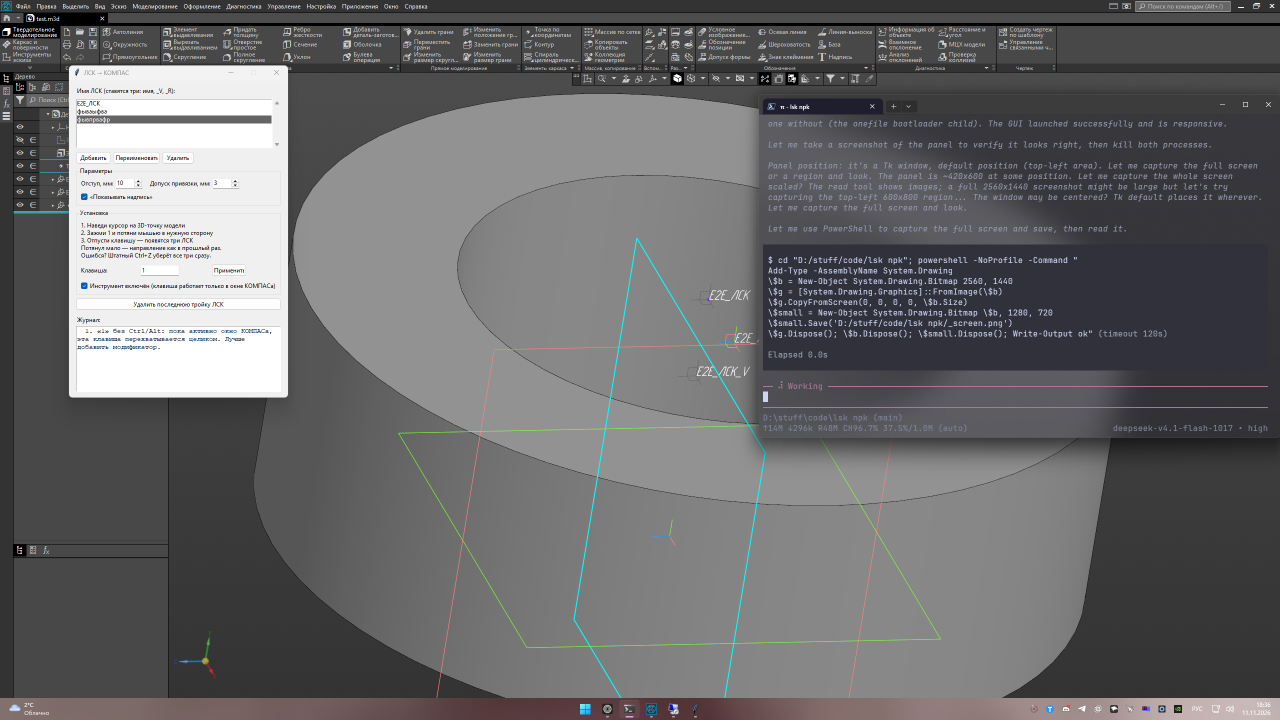
#> input picture _screen.png, 1280 x 720 px
$ python make_icon.py ../_screen.png
#> lines starting #> are read from the running program, lines starting #| are printed output that depends on the picture
"""Сделать аккуратный многоразмерный `icon.ico` из картинки.

    python tools/make_icon.py картинка.png            # -> icon.ico
    python tools/make_icon.py картинка.png --plate    # с светлой подложкой
    python tools/make_icon.py картинка.png out.ico    # свой путь

Почему не просто `PIL.save('ico', sizes=...)`: каждый размер считается
**из исходника** (а не из уменьшенной копии) и для мелких размеров
дополнительно повышается резкость — иначе на 16x16 получается «мыло».
Подложка (`--plate`) нужна, если рисунок тёмный/тонкий: без неё иконка
теряется на тёмной панели задач и в заголовке окна.
"""

from __future__ import annotations

import io
import struct
import sys
from pathlib import Path

from PIL import Image, ImageDraw, ImageFilter

SIZES = (16, 24, 32, 48, 64, 128, 256)
PROJECT_ROOT = Path(__file__).resolve().parent.parent


def _rounded_plate(size: int, colour=(245, 246, 248, 255), radius_ratio: float = 0.22):
    """Светлая скруглённая подложка под рисунок."""
    image = Image.new("RGBA", (size, size), (0, 0, 0, 0))
    draw = ImageDraw.Draw(image)
    radius = max(2, int(size * radius_ratio))
    draw.rounded_rectangle((0, 0, size - 1, size - 1), radius=radius, fill=colour)
    return image


def _prepare_source(path: Path, plate: bool) -> Image.Image:
    image = Image.open(path).convert("RGBA")
    side = max(image.size)
    square = Image.new("RGBA", (side, side), (0, 0, 0, 0))
    square.paste(image, ((side - image.width) // 2, (side - image.height) // 2))
    if plate:
        plate_image = _rounded_plate(side)
        # рисунок чуть уменьшаем, чтобы были поля
        inner = int(side * 0.86)
        art = square.resize((inner, inner), Image.LANCZOS)
        offset = (side - inner) // 2
        plate_image.alpha_composite(art, (offset, offset))
        square = plate_image
    return square


def _render(source: Image.Image, size: int) -> Image.Image:
    """Один размер: из исходника, с повышением резкости для мелких."""
    image = source.resize((size, size), Image.LANCZOS)
    if size <= 48:
        # при сильном уменьшении тонкие линии «мылятся» — подчёркиваем края
        image = image.filter(
            ImageFilter.UnsharpMask(radius=0.6, percent=120 if size <= 24 else 70, threshold=1)
        )
    return image


def _bmp_entry(image: Image.Image) -> bytes:
    """Запись .ico в формате DIB (BMP): так его понимают Проводник и Tk.

    PNG-блоки внутри .ico Windows показывает только для 256x256, поэтому мелкие
    размеры пишем как классический 32-битный BMP с AND-маской.
    """
    size = image.width
    pixels = image.convert("RGBA").load()
    header = struct.pack("<IiiHHIIiiII", 40, size, size * 2, 1, 32, 0, 0, 0, 0, 0, 0)
    rows = bytearray()
    for y in range(size - 1, -1, -1):  # снизу вверх
        for x in range(size):
            r, g, b, a = pixels[x, y]
            rows += bytes((b, g, r, a))
    mask_row = ((size + 31) // 32) * 4
    mask = bytearray()
    for y in range(size - 1, -1, -1):  # маска прозрачности, 1 бит на пиксель
        bits = bytearray(mask_row)
        for x in range(size):
            if pixels[x, y][3] == 0:
                bits[x // 8] |= 0x80 >> (x % 8)
        mask += bits
    return header + bytes(rows) + bytes(mask)


def _write_ico(images: dict[int, Image.Image], path: Path) -> None:
    """Собрать .ico: BMP-блоки для размеров <= 64, PNG для 128/256."""
    entries: list[tuple[int, bytes]] = []
    for size in sorted(images):
        image = images[size]
        if size >= 128:
            buffer = io.BytesIO()
            image.save(buffer, format="PNG", optimize=True)
            data = buffer.getvalue()
        else:
            data = _bmp_entry(image)
        entries.append((size, data))

    header = struct.pack("<HHH", 0, 1, len(entries))
    offset = 6 + 16 * len(entries)
    directory = b""
    blobs = b""
    for size, data in entries:
        edge = 0 if size >= 256 else size
        directory += struct.pack("<BBBBHHII", edge, edge, 0, 0, 1, 32, len(data), offset)
        offset += len(data)
        blobs += data
    path.write_bytes(header + directory + blobs)


def make_icon(source_path: str | Path, target: str | Path | None = None,
              plate: bool = False) -> Path:
    src = Path(source_path)
    if not src.is_file():
        raise SystemExit(f"нет файла: {src}")
    dst = Path(target) if target else PROJECT_ROOT / "icon.ico"

    prepared = _prepare_source(src, plate)
#> in _prepare_source, image is the input picture: PIL image 1280x720 RGBA; mean R, G, B, A 104.7, 104.4, 105.8, 255
#> in _prepare_source, `square = Image.new("RGBA", (side, side), (0, 0, 0, 0))`: square: PIL image 1280x1280 RGBA; every value is 0
#> in _prepare_source, `square.paste(image, ((side - image.width) // 2, (side - image.height) ..`:
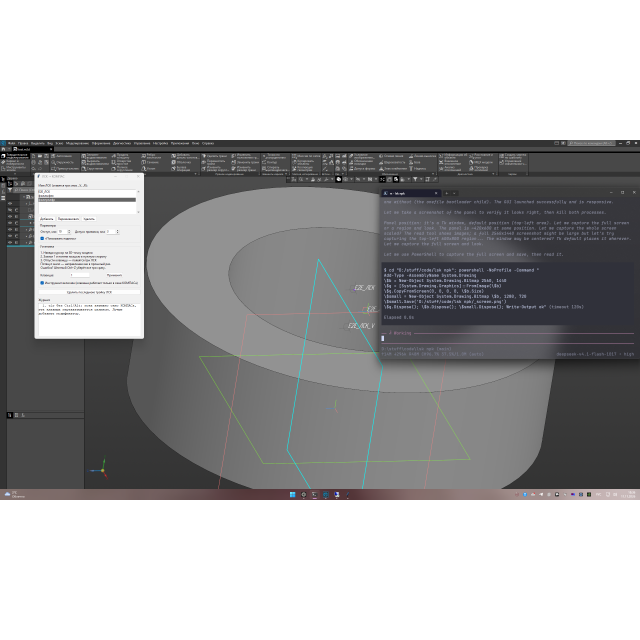
#> square: PIL image 1280x1280 RGBA (shown at 1/2 size); mean R, G, B, A 58.9, 58.7, 59.5, 143.4; transparent parts drawn white
    if prepared.width < 256:
        print(f"! исходник {prepared.width}x{prepared.height} — мелковато, будет мыло")

    images = {size: _render(prepared, size) for size in SIZES}
#> in _render (call 5), `image = source.resize((size, size), Image.LANCZOS)`:
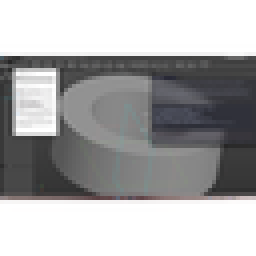
#> image: PIL image 64x64 RGBA (shown 4 times larger); mean R, G, B, A 64.5, 63, 63.5, 143.4; transparent parts drawn white
#> in _render (call 6), `image = source.resize((size, size), Image.LANCZOS)`:
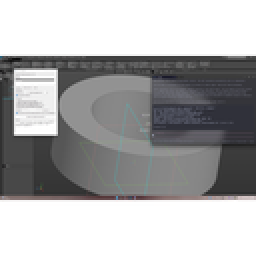
#> image: PIL image 128x128 RGBA (shown 2 times larger); mean R, G, B, A 61.5, 60.6, 61.3, 143.4; transparent parts drawn white
#> in _render (call 7), `image = source.resize((size, size), Image.LANCZOS)`:
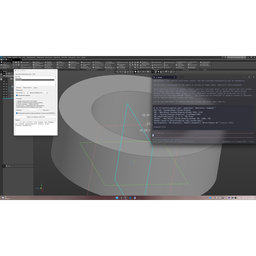
#> image: PIL image 256x256 RGBA; mean R, G, B, A 60.1, 59.6, 60.4, 143.4; transparent parts drawn white
#> images = 7 items
    _write_ico(images, dst)
#> the loop in _write_ico, `for size in sorted(images):` made 7 passes
#> mask_row in _bmp_entry on passes 1 to 5: 4, 4, 4, 8, 8
#> in _write_ico, `offset = 6 + 16 * len(entries)`: offset = 118
#> the loop in _write_ico, `for size, data in entries:` made 7 passes
#> (size, edge, offset) on passes 1 to 7: (16, 16, 1246), (24, 24, 3686), (32, 32, 7950), (48, 48, 17590), (64, 64, 34526), (128, 128, 45843), (256, 0, 81339)
#> after the loop in _write_ico, `for size, data in entries:`: offset = 81339
    # отдельный PNG для иконки окна: Tk не умеет PNG внутри .ico
    window_png = dst.with_name("icon_32.png")
    images[32].save(window_png, format="PNG")
    print(
        f"готово: {dst} и {window_png.name}  "
        f"({', '.join(str(s) for s in SIZES)}; подложка: {'да' if plate else 'нет'})"
    )
    return dst


def preview(source_path: str | Path, plate: bool = False, out: str = "icon_preview.png") -> Path:
    """Картинка-проверка: как иконка выглядит в мелких размерах, крупно и на фоне."""
#> called with source_path = '../_screen.png', plate = False, out = 'icon_preview.png'
    prepared = _prepare_source(Path(source_path), plate)
    sizes = (16, 24, 32, 48)
    scale = 8
    cell = max(sizes) * scale
    gap = 12
    width = cell * len(sizes) + gap * (len(sizes) + 1)
    height = cell + gap * 2
    sheet = Image.new("RGBA", (width, height), (32, 34, 40, 255))
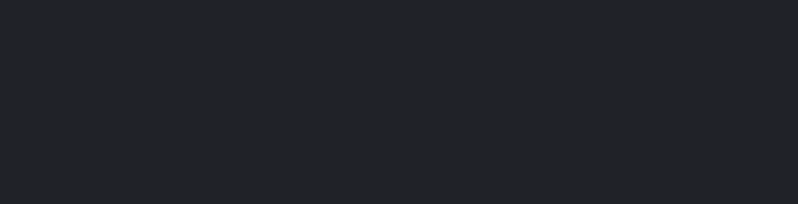
#> sheet: PIL image 1596x408 RGBA (shown at 1/2 size); mean R, G, B, A 32, 34, 40, 255
    x = gap
    for size in sizes:
        image = _render(prepared, size).resize((size * scale, size * scale), Image.NEAREST)
        sheet.alpha_composite(image, (x, gap))
        x += cell + gap
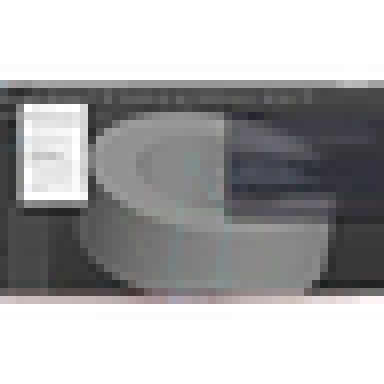
#> image: PIL image 384x384 RGBA; mean R, G, B, A 66.3, 65.4, 66.3, 143.5; transparent parts drawn white
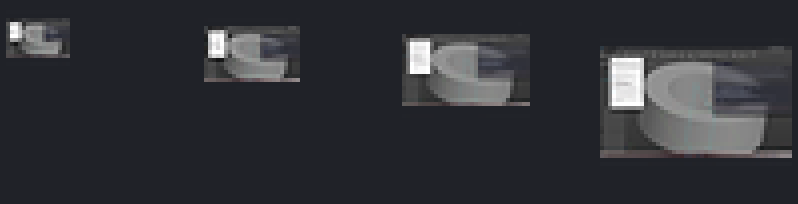
#> sheet: PIL image 1596x408 RGBA (shown at 1/2 size); mean R, G, B, A 48.9, 50.4, 55.3, 255
#> after the loop, x = 1596
    path = PROJECT_ROOT / out
    sheet.save(path)
    print(f"проверка: {path}")
    return path


if __name__ == "__main__":
    args = [a for a in sys.argv[1:]]
    plate = "--plate" in args
    args = [a for a in args if a != "--plate"]
    if not args:
        print(__doc__)
        raise SystemExit(2)
    make_icon(args[0], args[1] if len(args) > 1 else None, plate)
    preview(args[0], plate)
